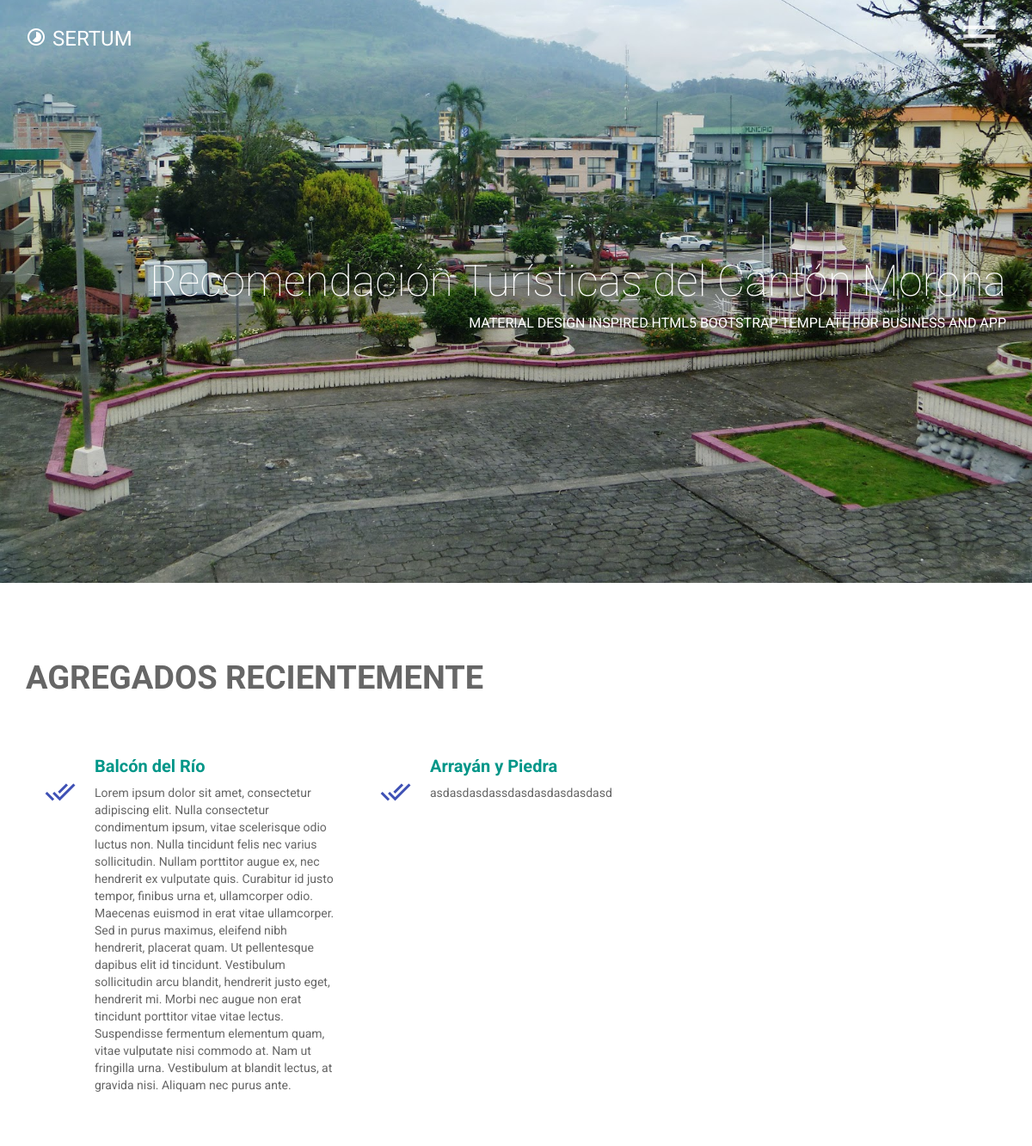
The app's page / (upper part), older data.
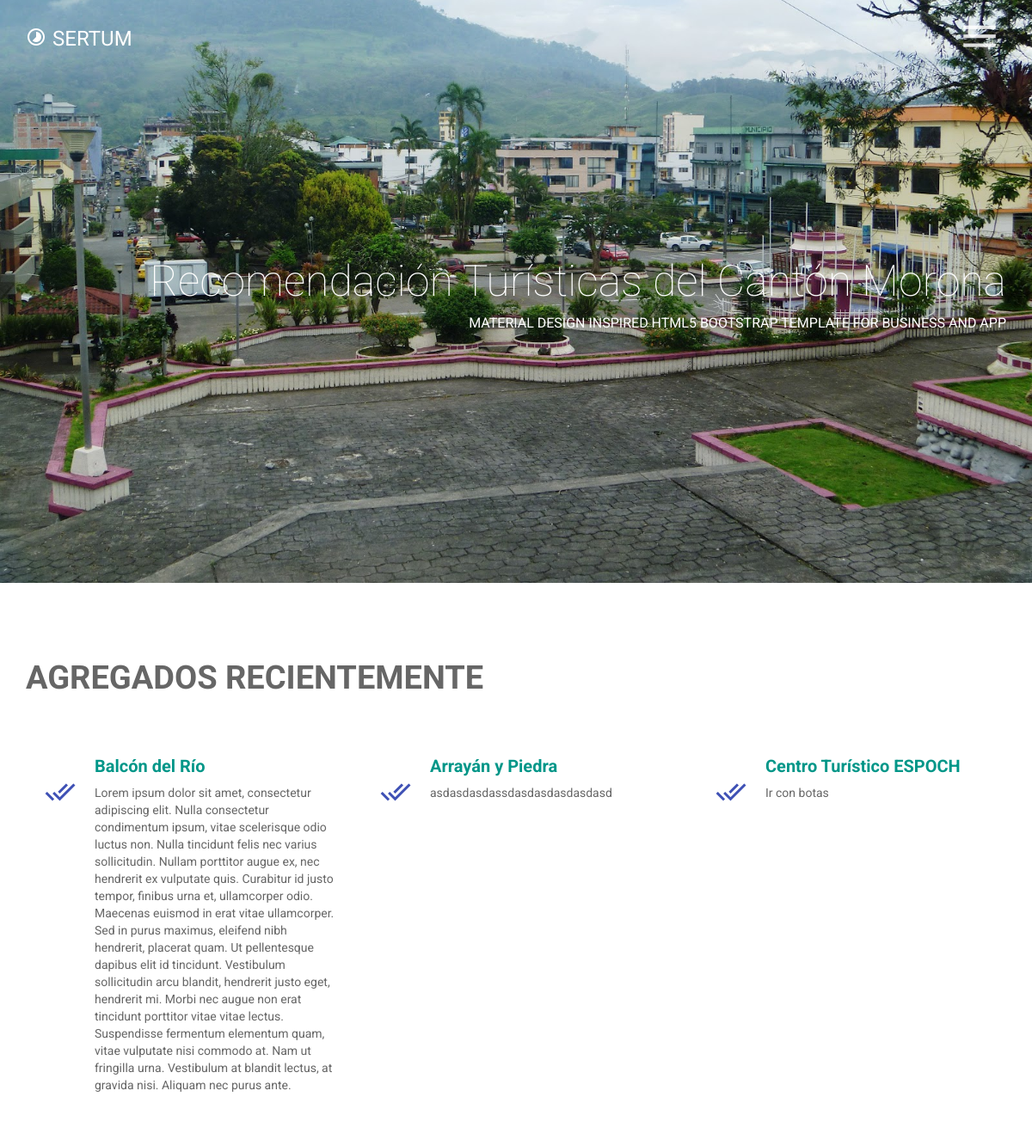
The same page, newer data.
### centro/models.py (models this page shows, shortened)
class Center(models.Model):
    name = models.TextField(blank=False)
    addres = map_fields.AddressField(max_length=200)
    aditional_information = models.TextField(blank=True, verbose_name='Place Description')
    geolocation = map_fields.GeoLocationField(max_length=100)
    slug = AutoSlugField(unique=True, populate_from='name', always_update=True)
    user = models.OneToOneField(User, unique=True, null=True)

### centro/views.py (the view)
# urls.py: url(r'^$', CenterListView.as_view(), name='home'),
class CenterListView(ListView):
    model = Center
    template_name = 'center_list.html'
    context_object_name = 'centers'
    def get_context_data(self, **kwargs):
        context = super(CenterListView, self).get_context_data(**kwargs)
        context['request'] = self.request
        if self.request.user.is_authenticated():
            user = Usuario.objects.filter(user = self.request.user)
            center = Center.objects.filter(user=user)
            if center.exists():
                context['verification'] = False
                context['center_view'] = Center.objects.get(user=user)
            else:
                context['verification'] = True
        else:
            context['verification'] = True
        return context

### centro/templates/center_list.html (shortened to what this page needs)
{% extends 'base.html' %}
{% block content_title %}
    Agregados Recientemente
{% endblock %}
{% block content %}
        {% for center in centers %}
                <div class="col-md-4 col-sm-6 wow fadeInDown" data-wow-duration="1000ms" data-wow-delay="300ms">
            <div class="features">
              <div class="icon">
                <i class="mdi-action-done-all"></i>
              </div>
              <div class="features-text">
                <h4><a href="{% url 'Center:center_detail' center.slug %}">{{ center.name }}</a> </h4>
                <p>
                  {{ center.aditional_information|linebreaksbr }}
                </p>
              </div>
             </div>
          </div>
        {% endfor %}
{% endblock %}

Row changes from the older to the newer data that the page shows:
added Center: name "Centro Turístico ESPOCH", aditional_information "Ir con botas"
